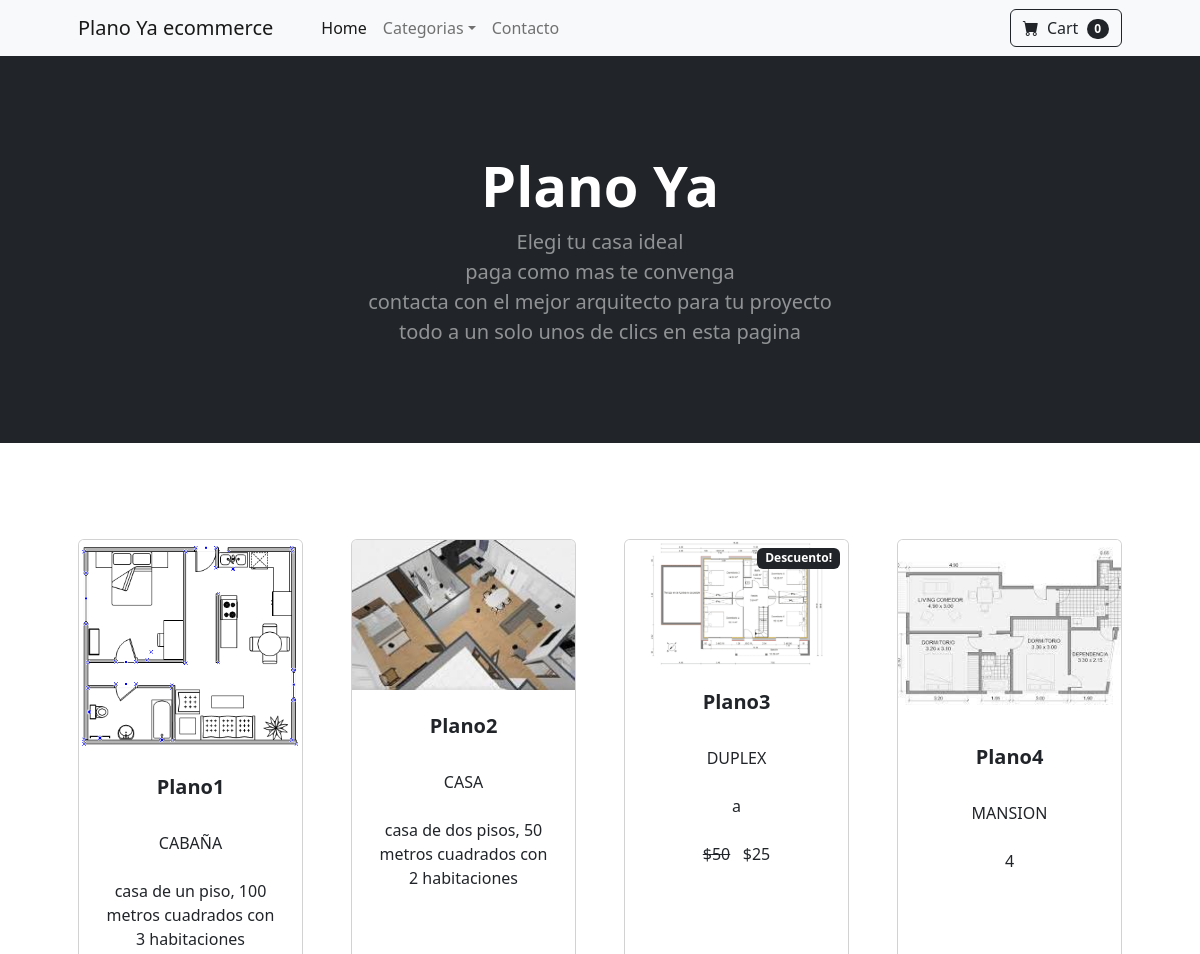
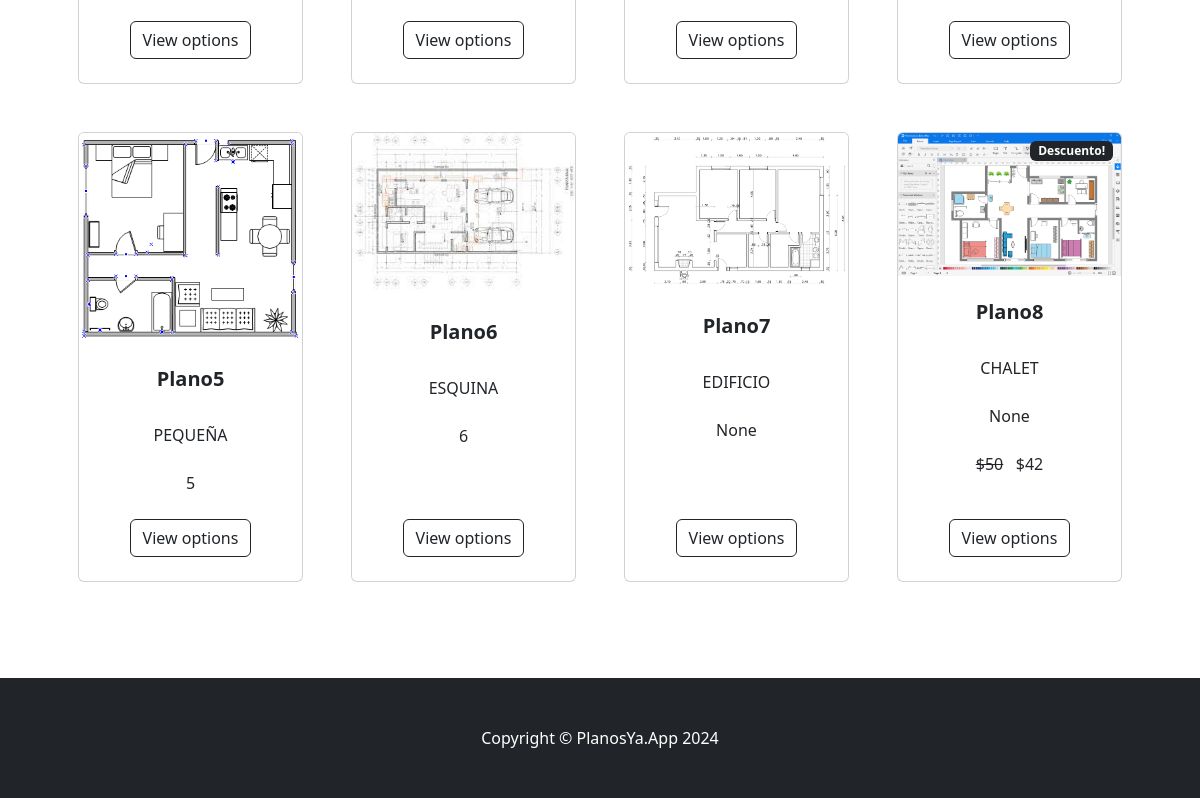
The page / on the database its author committed (2 pictures, top to bottom).
### store/models.py (models this page shows, shortened)
class Product(models.Model):
    name = models.CharField(max_length=50)
    code = models.IntegerField(default=0)
    price = models.IntegerField(default=0)
    dimension = models.IntegerField(default=0)
    cantRoom = models.IntegerField(default=0)
    cantFloor = models.IntegerField(default=0)
    description = models.CharField(max_length=250, default='', blank=True, null=True)
    image = models.ImageField(upload_to='uploads/product/')
    category = models.ForeignKey(Category, on_delete=models.CASCADE, default=1)
    inSale = models.BooleanField(default=False)
    salePrice = models.IntegerField(default=0)

class Category(models.Model):
    name = models.CharField(max_length=20)
    image = image = models.ImageField(upload_to='uploads/product/', blank=True, null=True)
    def __str__(self):
        return self.name

### store/views.py (the view)
# urls.py: path('', views.home, name='home'),
def home(request):
    products = Product.objects.all()
    return render(request, 'home.html', {'products':products})

### cart/context_processors.py (called while the page is built)
def cart(request):
    return {'cart': Cart(request)}

### store/templates/home.html (shortened to what this page needs)
{% extends 'base.html' %}
{% block content %}
        <header class="bg-dark py-5">
            <div class="container px-4 px-lg-5 my-5">
                <div class="text-center text-white">
                    <h1 class="display-4 fw-bolder">Plano Ya</h1>
                    <p class="lead fw-normal text-white-50 mb-0">Elegi tu casa ideal <br> paga como mas te convenga <br> contacta con el mejor arquitecto para tu proyecto <br> todo a un solo unos de clics en esta pagina</p>
                </div>
            </div>
        </header>
        <section class="py-5">
            <div class="container px-4 px-lg-5 mt-5">
                <div class="row gx-4 gx-lg-5 row-cols-2 row-cols-md-3 row-cols-xl-4 justify-content-center">
                    {% for product in products %}
                        {% if product.inSale %}
                            <div class="col mb-5">
                                <div class="card h-100">
                                    <div class="badge bg-dark text-white position-absolute" style="top: 0.5rem; right: 0.5rem;">Descuento!</div>
                                    <img class="card-img-top" src="{{ product.image.url }}" alt="..." />
                                    <div class="card-body p-4">
                                        <div class="text-center">
                                            <h5 class="fw-bolder">{{ product.name }}</h5>
                                            <br/>
                                            {{ product.category }}
                                            <br/><br/>
                                            {{ product.description }}
                                            <br><br>
                                            <strike>${{ product.price }}</strike>
                                            ${{ product.salePrice }}
                                        </div>
                                    </div>
                                    <div class="card-footer p-4 pt-0 border-top-0 bg-transparent">
                                        <div class="text-center"><a class="btn btn-outline-dark mt-auto" href="#">View options</a></div>
                                    </div>
                                </div>
                            </div>
                        {% else %}
                            <div class="col mb-5">
                                <div class="card h-100">
                                    <img class="card-img-top" src="{{ product.image.url }}" alt="..." />
                                    <div class="card-body p-4">
                                        <div class="text-center">
                                            <h5 class="fw-bolder">{{ product.name }}</h5>
                                            <br/>
                                            {{ product.category }}
                                            <br/><br/>
                                            {{ product.description }}
                                        </div>
                                    </div>
                                    <div class="card-footer p-4 pt-0 border-top-0 bg-transparent">
                                        <div class="text-center"><a class="btn btn-outline-dark mt-auto" href="#">View options</a></div>
                                    </div>
                                </div>
                            </div>
                        {% endif %}
                    {% endfor %}
                </div>
            </div>
        </section>
{% endblock %}

### store/templates/base.html (shortened to what this page needs)
{% load static %}
<!DOCTYPE html>
<html lang="en">
    <head>
        <link href="https://cdn.jsdelivr.net/npm/bootstrap-icons@1.5.0/font/bootstrap-icons.css" rel="stylesheet" />
        <link href="{% static 'css/styles.css' %}" rel="stylesheet" />
    </head>
    <body>
        {% include 'navbar.html' %}
        {% block content %}
        {% endblock %}
        <footer class="py-5 bg-dark">
            <div class="container"><p class="m-0 text-center text-white">Copyright &copy; PlanosYa.App 2024</p></div>
        </footer>
    </body>
</html>

### store/templates/navbar.html (shortened to what this page needs)
        <nav class="navbar navbar-expand-lg navbar-light bg-light">
            <div class="container px-4 px-lg-5">
                <a class="navbar-brand" href="{% url 'home' %}">Plano Ya ecommerce</a>
                <div class="collapse navbar-collapse" id="navbarSupportedContent">
                    <ul class="navbar-nav me-auto mb-2 mb-lg-0 ms-lg-4">
                        <li class="nav-item"><a class="nav-link active" aria-current="page" href="{% url 'home' %}">Home</a></li>
                        <li class="nav-item dropdown">
                            <a class="nav-link dropdown-toggle" id="navbarDropdown" href="#" role="button" data-bs-toggle="dropdown" aria-expanded="false">Categorias</a>
                        </li>
                        <li class="nav-item"><a class="nav-link" href="{% url 'about' %}">Contacto</a></li>
                    </ul>
                    <form class="d-flex">
                        <a href="{% url 'cartSummary' %}" class="btn btn-outline-dark" > <i class="bi-cart-fill me-1"></i>
                            Cart
                            <span class="badge bg-dark text-white ms-1 rounded-pill">0</span>
                        </a>
                    </form>
                </div>
            </div>
        </nav>

### rows shown on the page
Product: image (picture), name "Plano1", category "CABAÑA", description "casa de un piso, 100 metros cuadrados con 3 habitaciones"
Product: image (picture), name "Plano2", category "CASA", description "casa de dos pisos, 50 metros cuadrados con 2 habitaciones"
Product: image (picture), name "Plano3", category "DUPLEX", description "a", price "50", salePrice "25"
Product: image (picture), name "Plano4", category "MANSION", description "4"
Product: image (picture), name "Plano5", category "PEQUEÑA", description "5"
Product: image (picture), name "Plano6", category "ESQUINA", description "6"
Product: image (picture), name "Plano7", category "EDIFICIO", description "None"
Product: image (picture), name "Plano8", category "CHALET", description "None", price "50", salePrice "42"
